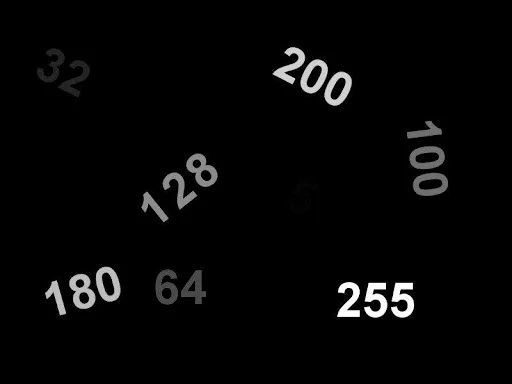
#> input picture 10262021-lab/img_1.png, 512 x 384 px
$ python 518H0003-Ex2.py
#> lines starting #> are read from the running program, lines starting #| are printed output that depends on the picture; after the words box and inside, x2 and y2 are one past the last pixel; in counts of white or black regions, pixels touching at a corner belong together
"""
Name: 518H0003-Ex2.py
Author: Quoc Cuong Nguyen
Contact: cuongbo2000@icloud.com
Time: 26/10/2021 15:54
Desc:
"""
import cv2
import numpy as np

img = cv2.imread('img_1.png')
#> img is the input picture: shape (384, 512, 3); mean B, G, R 6.6, 6.6, 6.6
img_grey = cv2.cvtColor(img, cv2.COLOR_BGR2GRAY)

ret1, th1 = cv2.threshold(img_grey, 1, 255, cv2.THRESH_BINARY_INV)
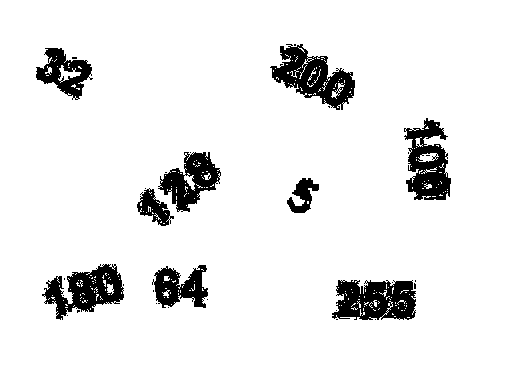
#> th1: shape (384, 512); 92.1% white; 32 black regions (23 under 20 px), largest, box (x1, y1, x2, y2) and area: (270, 44, 355, 110) 2586, (332, 280, 416, 320) 2538, (42, 264, 124, 320) 2285

dilation = cv2.dilate(th1, cv2.getStructuringElement(cv2.MORPH_ELLIPSE, (4, 4)), iterations=1)
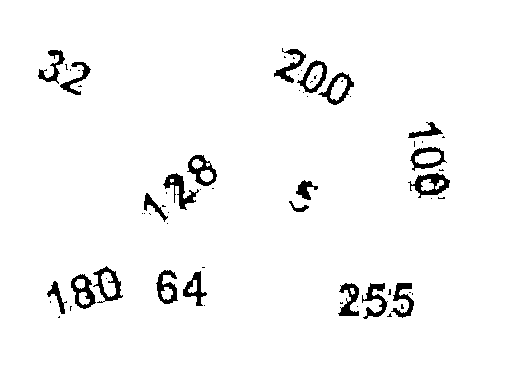
#> dilation: shape (384, 512); 96.5% white; 64 black regions (43 under 20 px), largest, box (x1, y1, x2, y2) and area: (408, 173, 450, 198) 464, (163, 173, 199, 210) 437, (93, 266, 123, 303) 394
opening = cv2.morphologyEx(dilation, cv2.MORPH_OPEN, cv2.getStructuringElement(cv2.MORPH_RECT,(10,10)))
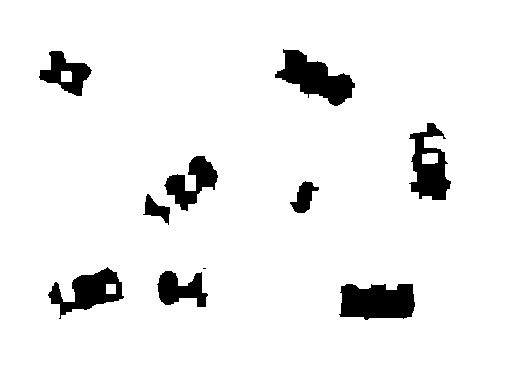
#> opening: shape (384, 512); 93.7% white; 10 black regions (1 under 20 px)

contours, hierarchy = cv2.findContours(image=opening, mode=cv2.RETR_TREE, method=cv2.CHAIN_APPROX_NONE)
#> contours = 14 contours, 1 with area under 20; largest, box (x1, y1, x2, y2) and area: (0, 0, 512, 384) 195713, (338, 283, 416, 321) 2392, (274, 48, 356, 107) 2330, (408, 122, 452, 201) 2086, (47, 266, 125, 320) 1989

image_copy = img.copy()
#> (the run stopped early here; a loop or call above may not have finished)
